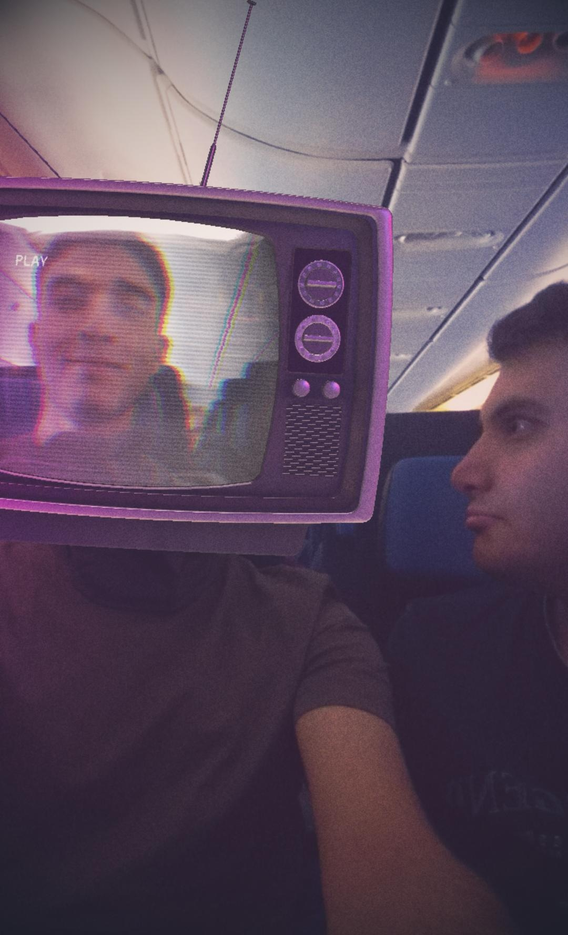
%> input picture Me.png, 568 x 935 px, shrunk from 1080 x 1776 before the run
$ octave Part12.m   (GNU Octave 9; MATLAB toolbox functions it lacks are replaced by stand-ins)
%> lines starting %> are read from the running program, lines starting %| are printed output that depends on the picture
### LPF.m
function y = LPF(Img, Sigma, Kernel)
F = fspecial('gaussian', Kernel, Sigma);
y = imfilter(Img,F);
end

### subsampleImage.m
function y = subsampleImage(image, subs, sigma)

if(sigma<=0)
    y=image(1:subs:end, 1:subs:end, :);
else
    t = LPF(image, sigma, 15);
    y=t(1:subs:end, 1:subs:end, :);% now select 1 among subs pixel

%figure, imshow(y);
end

### Part12.m
clc
clear
me = imread('Me.png');
%> me is the input picture: size 935x568x3 uint8; mean R, G, B 94.4, 76.9, 94.5
clock = imread('Clock.png');
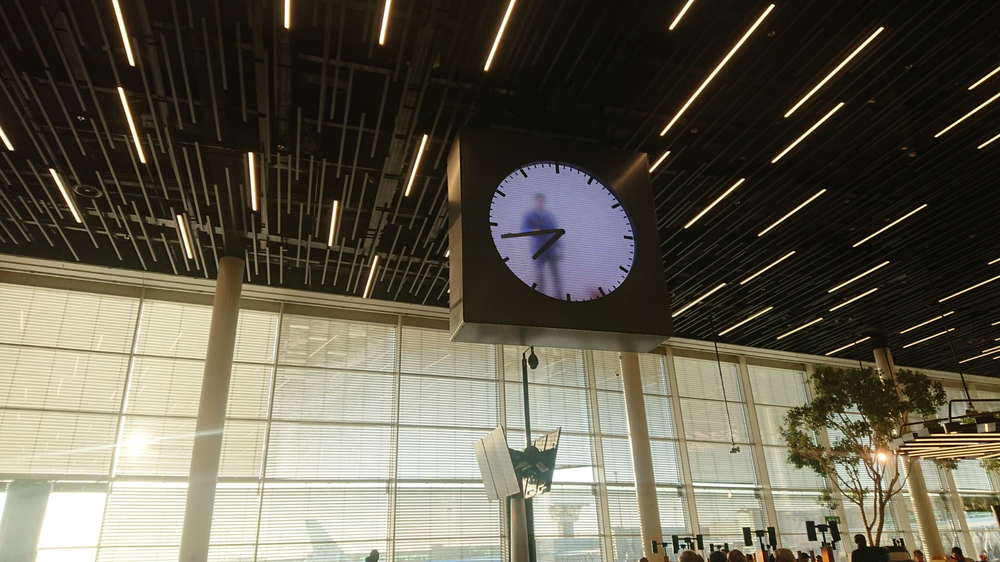
%> input picture Clock.png, 1000 x 562 px, shrunk from 1900 x 1068 before the run
%> clock is the input picture: size 562x1000x3 uint8; mean R, G, B 99.3, 94.9, 79.8

img=clock;

%%
aliasing_clock=subsampleImage(img, 2, 0.5);
imshow(aliasing_clock)

aliasing_me=subsampleImage(me, 4, 0.5);
imshow(aliasing_me), title('aliasing at 1/4')

%% filter
img=clock;
y1 = subsampleImage(img, 16, -100);
y2 = LPF(y1, 2, 15);
y3 = subsampleImage(img, 16, 10);
%> call 4 of LPF, with Sigma = 10, Kernel = 15
%> in LPF (call 4), `y = imfilter(Img,F);`:
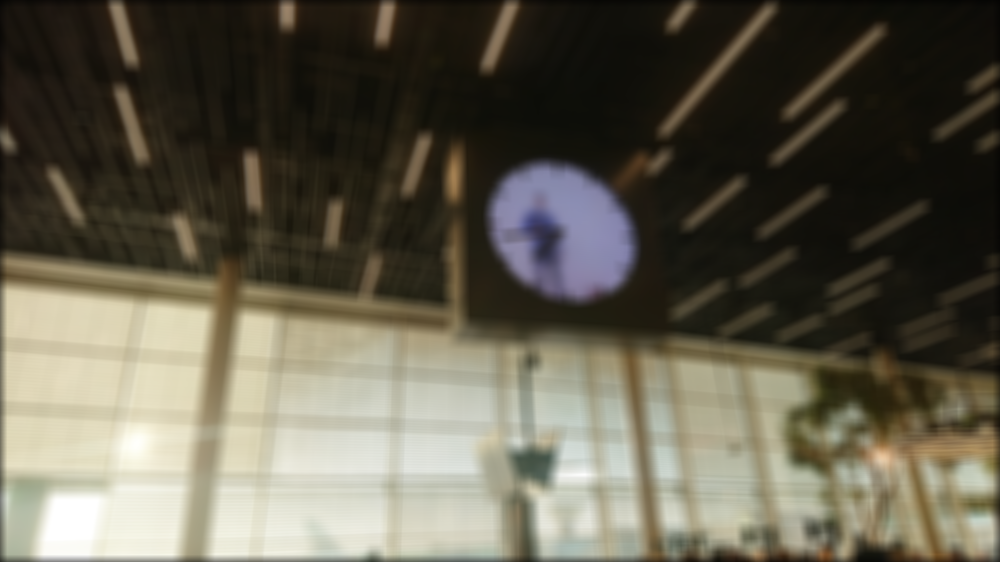
%> y: size 562x1000x3 uint8; mean R, G, B 98.4, 94, 79.1
freq1=(abs(fftshift(fft2(y1(:,:,1)))));
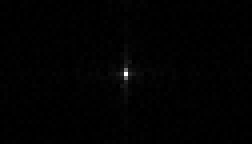
%> freq1: size 36x63 double (shown 4 times larger); min 83.7, max 223530, mean 2045.3; drawn with min black and max white
freq2=(abs(fftshift(fft2(y2(:,:,1)))));
freq3=(abs(fftshift(fft2(y3(:,:,1)))));


subplot(2,2,2), imshow(y1), title('1/16 no LPF')
subplot(2,2,3), imshow(y2), title('1/16 and then LPF sigma=2')
subplot(2,2,4), imshow(y3), title('LPF sigma=3.5 then 1/16')
subplot(2,2,1), imshow(img), title('original image')


figure,

subplot(2,2,1);
imshow(y1);title('1/16 no LPF')
subplot(2,2,2);
imshow(y3); title('LPF sigma=3.5 then 1/16')
subplot(2,2,3);
imshow(mat2gray(log(freq1+1)));
subplot(2,2,4);
imshow(mat2gray(log(freq3+1)));


%%


img=me;
y1 = subsampleImage(img, 16, -100);
y2 = LPF(y1, 2, 15);
y3 = subsampleImage(img, 16, 2.5);
freq1=(abs(fftshift(fft2(y1(:,:,1)))));
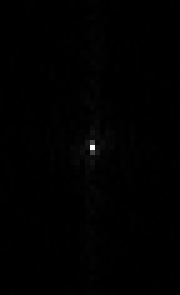
%> freq1: size 59x36 double (shown 5 times larger); min 23.14, max 200008, mean 1088.8; drawn with min black and max white
freq2=(abs(fftshift(fft2(y2(:,:,1)))));
%> freq2: size 59x36 double
freq3=(abs(fftshift(fft2(y3(:,:,1)))));
%> freq3: size 59x36 double


subplot(2,2,2), imshow(y1), title('1/16 no LPF')
subplot(2,2,4), imshow(y3), title('LPF sigma=2.5 then 1/16')
subplot(2,2,1), imshow(img), title('original image')


subplot(2,2,1);
imshow(y1);title('1/16 no LPF')
subplot(2,2,2);
imshow(y3); title('LPF sigma=3.5 then 1/16')
subplot(2,2,3);
imshow(mat2gray(log(freq1+1)));
subplot(2,2,4);
imshow(mat2gray(log(freq3+1)));
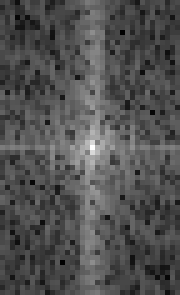
%> displayed picture: size 59x36, on the screen's scale of 0 to 255 (shown 5 times larger); min 0, max 255, mean 80.5

%%%


subplot(2,1,1);
freq4=(abs(fftshift(fft2(me(:,:,1)))));
imshow(mat2gray(log(freq4+1)));title('Main low frequency image')
%> after `imshow(mat2gray(log(freq4+1)))`:
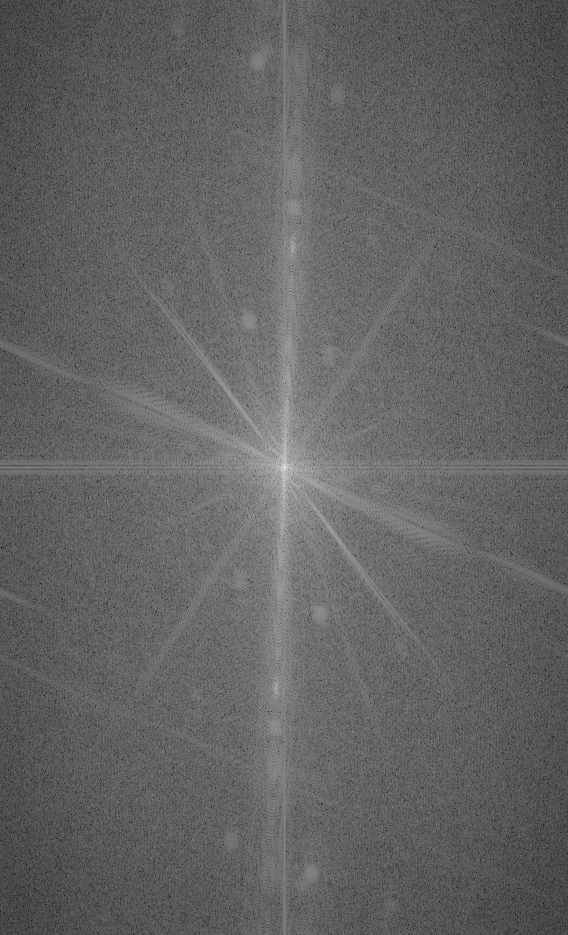
%> displayed picture: size 935x568, on the screen's scale of 0 to 255; min 0, max 255, mean 98.8
subplot(2,1,2);
freq5=(abs(fftshift(fft2(clock(:,:,1)))));title('Main high frequency image')
imshow(mat2gray(log(freq5+1)));
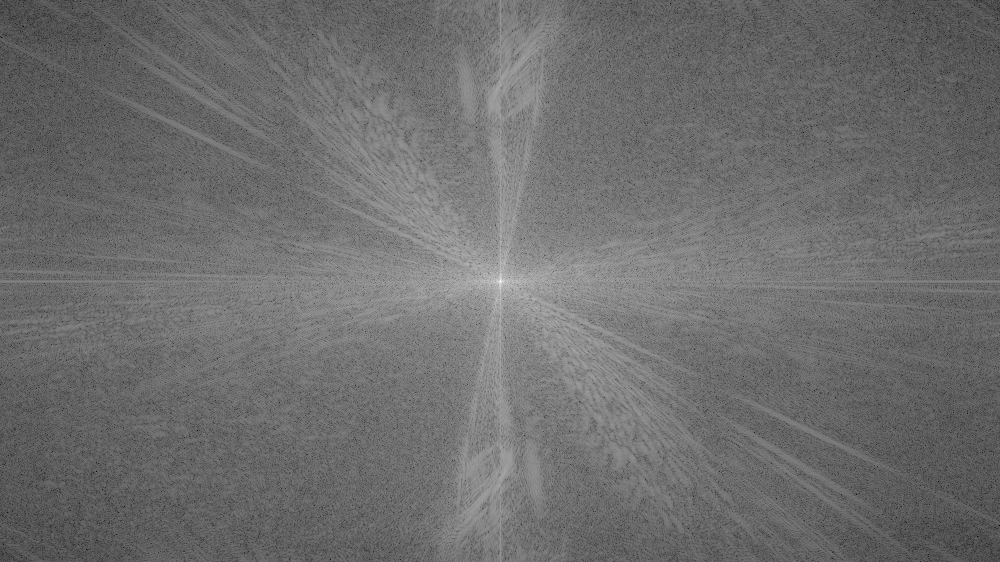
%> displayed picture: size 562x1000, on the screen's scale of 0 to 255; min 0, max 255, mean 109.6
